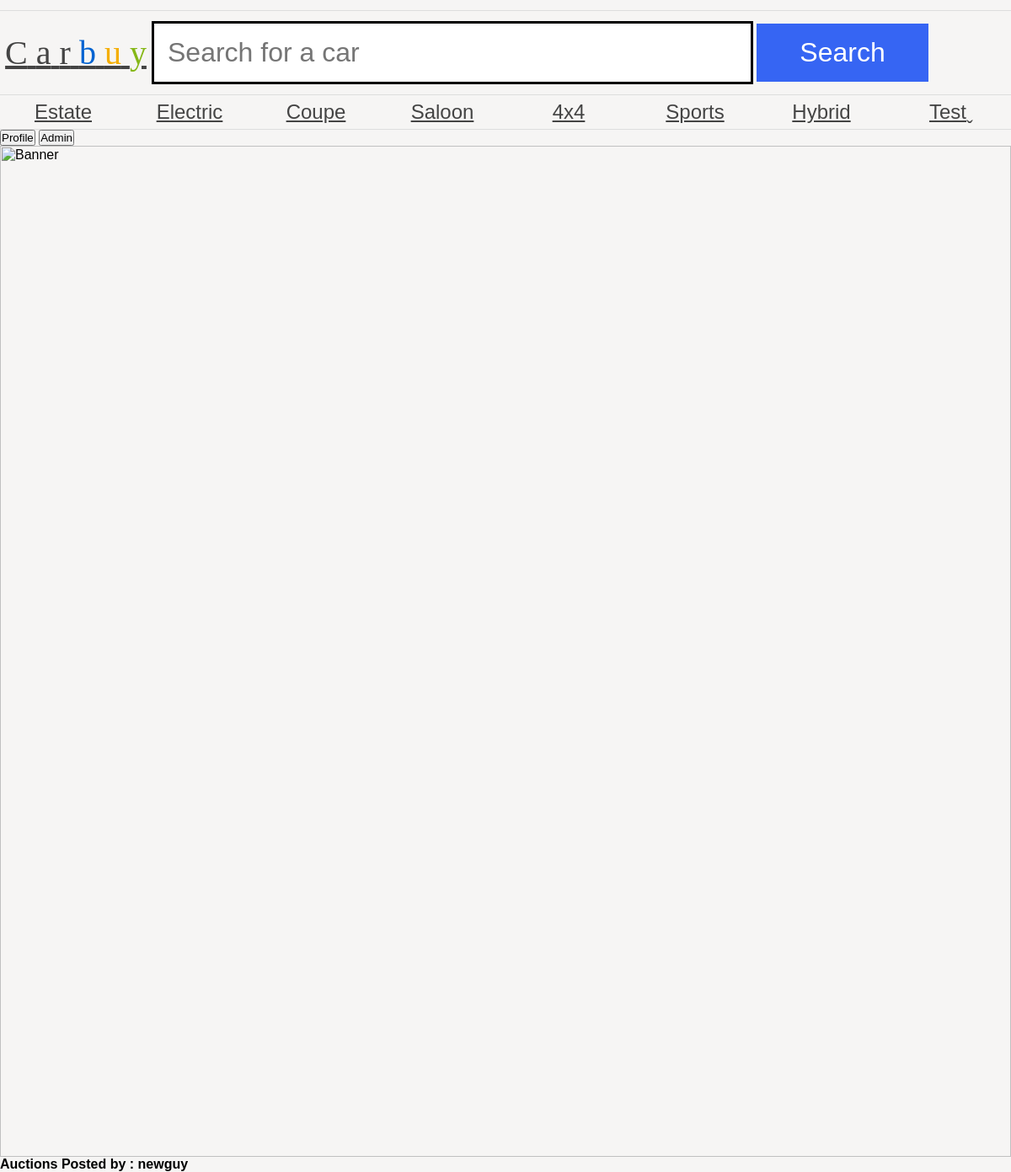
Page /as1/public/myAuction.php (signed in) on the earlier database version.
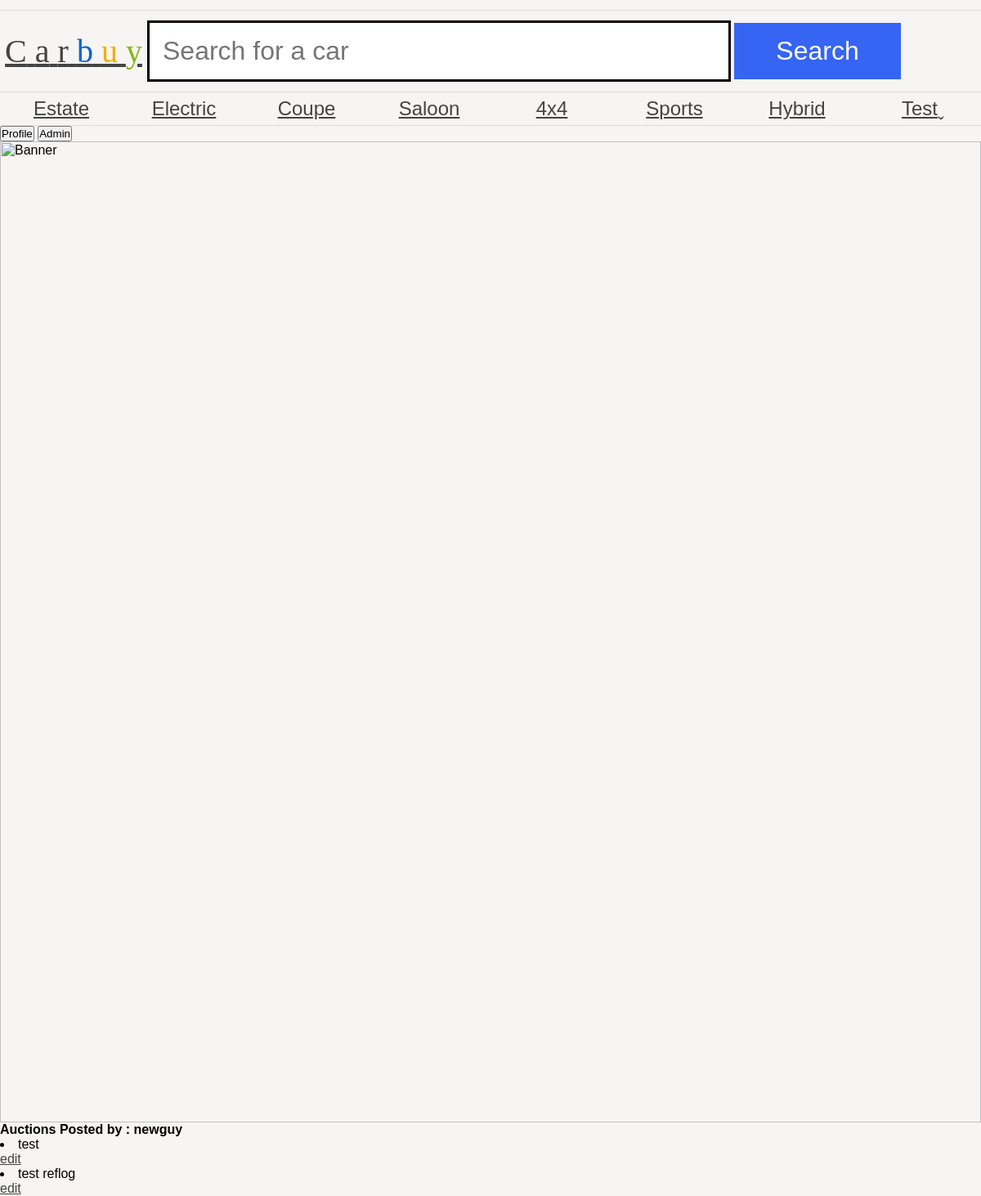
Same page on the later database version.
### tables this page shows
CREATE TABLE `auction` (
  `product_id` int(11) NOT NULL AUTO_INCREMENT,
  `title` varchar(255) DEFAULT NULL,
  `endDate` date DEFAULT NULL,
  `description` varchar(255) DEFAULT NULL,
  `categoryId` varchar(255) DEFAULT NULL,
  `price` decimal(8,2) DEFAULT NULL,
  `user_id` int(11) DEFAULT NULL,
  PRIMARY KEY (`product_id`),
  KEY `Foreign` (`user_id`) USING BTREE,
  CONSTRAINT `test` FOREIGN KEY (`user_id`) REFERENCES `users` (`id`) ON DELETE CASCADE ON UPDATE CASCADE
);

### as1/public/myAuction.php (the view, shortened to what this page needs)
<?php
require 'header.php';
if (isset($_SESSION['username'])) {
    $userID = $_SESSION['userID'];
    include_once('dbConn.php');
    $getAuctionQuery = $conn->query("SELECT  `product_id`,`title`, `endDate`, `description`, `categoryId`, `price` FROM `auction` WHERE user_id = '$userID'");
    $getAuctionQuery->execute();
    $getAuction = $getAuctionQuery->fetchAll();
    echo '<strong>Auctions Posted by : ' . $_SESSION['username'] . '</strong>';
    array_map(function ($auctions) {
        $auctionName = $auctions['title'];
        $CarID = $auctions['product_id'];
        $Result = '<li>' . $auctionName . '</li><a href=editAuction.php?CarID=' . $CarID . '>edit</a>';
        echo $Result;
    }, $getAuction);
} else {
    echo 'You are not logged in <a href="login.php"><button>Login Now!</button></a>';
}

Differences in the rows shown:
added auction: title "test"
added auction: title "test reflog"
Other differences:
text now shown: "edit edit"
